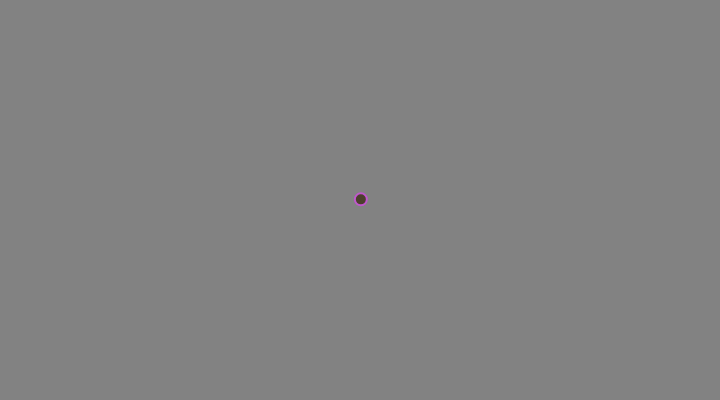
Frame 1 (no input)
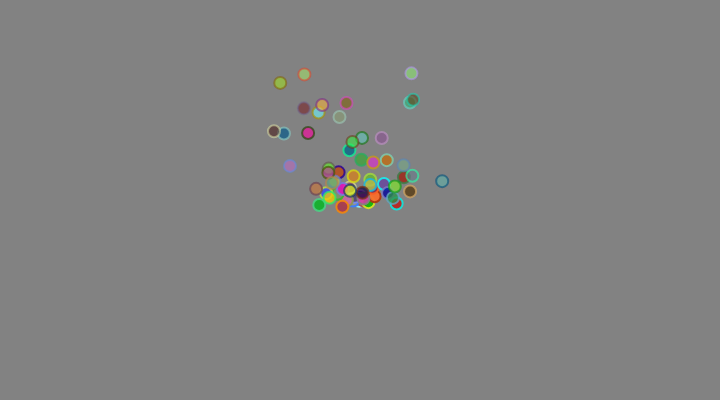
Frame 60 (no input)
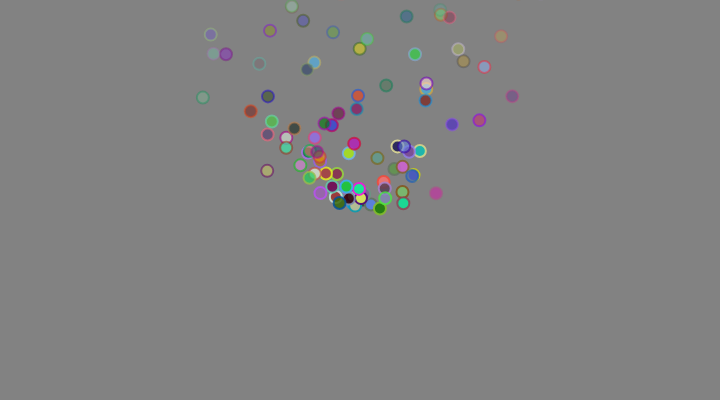
Frame 120 (the mouse pressed at the canvas centre since frame 60)

The p5.js sketch that drew these frames (run headless with seeded random() and noise() and a simulated clock; from frame 60 on, the mouse is pressed at the canvas centre):

// p5.js sketch
// ── sketch.js
var system; // what the particle system is reffered to as

function setup() { // set up size and declare system as the ParticleSystem class
  createCanvas(720, 400);
  system = new ParticleSystem(createVector(width/2, height/2)); // passes the parameter 
}

function draw() { // draws the final code
  background(130); // background color
  system.addParticle(); //creates the particle
  system.run(); // drops it from the origin
}

// A simple Particle class for a single particle
var Particle = function(position) {
  this.acceleration = createVector(0, -0.05); // the increse in speed of the particle
  this.velocity = createVector(random(-2, 2), random(-1, 1)); // initial velocity
  this.position = position.copy(); // coppies the position to be used later
  this.lifespan = 255.0; // has the particles fade out
};

Particle.prototype.run = function() { // runs the function that moves the particle
  this.update(); // calls update
  this.display(); // calls display
};

// Method to update position of each particle
Particle.prototype.update = function(){
  this.velocity.add(this.acceleration); // adds th eacceleration to the velocity 
  this.position.add(this.velocity); // changes th eposition based on the velocity
  this.lifespan -= 2; // has the particle fade out at -2 on the alpha scale 255-0
};

// Method to display the particles
Particle.prototype.display = function() {
  stroke(random(0,255),random(0,255), random(0,255), this.lifespan); // color 200 alpha is the lifespan
  strokeWeight(2); // thickness of the stroke
  fill(random(0,255),random(0,255), random(0,255), this.lifespan); // the fill of the particle with the alpha
  ellipse(this.position.x, this.position.y, 12, 12); // the actual particle
};

// Is the particle still useful?
Particle.prototype.isDead = function(){
  if (this.lifespan < 0) { // tests to see if the particle is ready to die 
      // checks if the alpha is less than 0 
    return true;
  } else {
    return false;
  }
};

var ParticleSystem = function(position) { // creates the Particle System class called in setup
  this.origin = position.copy(); // sets the origin as the position 
  this.particles = []; //creates an array for multiple particles
};

ParticleSystem.prototype.addParticle = function() { // pushparticles into array
  this.particles.push(new Particle(this.origin));
};

ParticleSystem.prototype.run = function() { //creates the array that spits out particles and kills them off if they isDead
  for (var i = this.particles.length-1; i >= 0; i--) {
    var p = this.particles[i];
    p.run();
    if (p.isDead()) {
      this.particles.splice(i, 1);
    }
  }
};
